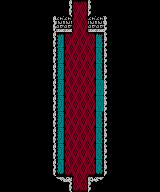

This game map was drawn from its Tiled (.tmx) file and the tilesets committed beside it. A one-line description and the full map source follow:
An orthogonal 20x12 tile map with 8x16 px tiles, 1 tile layer (Tile Layer 1), 4 tilesets.

<map version="1.10" tiledversion="1.11.2" orientation="orthogonal" renderorder="right-down" width="20" height="12" tilewidth="8" tileheight="16" infinite="0" nextlayerid="2" nextobjectid="1">
 <tileset firstgid="1" name="castle_stone" tilewidth="8" tileheight="16" tilecount="20" columns="20">
  <image source="../gfx/tiles/castle_stone.png" width="160" height="16" />
 </tileset>
 <tileset firstgid="21" name="castle_tile" tilewidth="8" tileheight="16" tilecount="15" columns="15">
  <image source="../gfx/tiles/castle_tile.png" width="120" height="16" />
 </tileset>
 <tileset firstgid="36" name="castle_carpet" tilewidth="8" tileheight="16" tilecount="11" columns="11">
  <image source="../gfx/tiles/castle_carpet.png" width="88" height="16" />
 </tileset>
 <tileset firstgid="47" name="castle_tables" tilewidth="8" tileheight="16" tilecount="16" columns="16">
  <image source="../gfx/tiles/castle_tables.png" width="128" height="16" />
 </tileset>
 <layer id="1" name="Tile Layer 1" width="20" height="12">
  <data>
   <tile gid="9" />
   <tile gid="9" />
   <tile gid="9" />
   <tile gid="9" />
   <tile gid="9" />
   <tile gid="9" />
   <tile gid="9" />
   <tile gid="9" />
   <tile gid="4" />
   <tile gid="37" />
   <tile gid="39" />
   <tile gid="5" />
   <tile gid="9" />
   <tile gid="9" />
   <tile gid="9" />
   <tile gid="9" />
   <tile gid="9" />
   <tile gid="9" />
   <tile gid="9" />
   <tile gid="9" />
   <tile gid="9" />
   <tile gid="9" />
   <tile gid="9" />
   <tile gid="9" />
   <tile gid="9" />
   <tile gid="9" />
   <tile gid="4" />
   <tile gid="1" />
   <tile gid="1" />
   <tile gid="40" />
   <tile gid="41" />
   <tile gid="1" />
   <tile gid="1" />
   <tile gid="5" />
   <tile gid="9" />
   <tile gid="9" />
   <tile gid="9" />
   <tile gid="9" />
   <tile gid="9" />
   <tile gid="9" />
   <tile gid="9" />
   <tile gid="9" />
   <tile gid="9" />
   <tile gid="9" />
   <tile gid="9" />
   <tile gid="9" />
   <tile gid="4" />
   <tile gid="22" />
   <tile gid="37" />
   <tile gid="36" />
   <tile gid="36" />
   <tile gid="39" />
   <tile gid="24" />
   <tile gid="5" />
   <tile gid="9" />
   <tile gid="9" />
   <tile gid="9" />
   <tile gid="9" />
   <tile gid="9" />
   <tile gid="9" />
   <tile gid="9" />
   <tile gid="9" />
   <tile gid="9" />
   <tile gid="9" />
   <tile gid="9" />
   <tile gid="9" />
   <tile gid="4" />
   <tile gid="25" />
   <tile gid="40" />
   <tile gid="36" />
   <tile gid="36" />
   <tile gid="41" />
   <tile gid="26" />
   <tile gid="5" />
   <tile gid="9" />
   <tile gid="9" />
   <tile gid="9" />
   <tile gid="9" />
   <tile gid="9" />
   <tile gid="9" />
   <tile gid="9" />
   <tile gid="9" />
   <tile gid="9" />
   <tile gid="9" />
   <tile gid="9" />
   <tile gid="9" />
   <tile gid="4" />
   <tile gid="25" />
   <tile gid="40" />
   <tile gid="36" />
   <tile gid="36" />
   <tile gid="41" />
   <tile gid="26" />
   <tile gid="5" />
   <tile gid="55" />
   <tile gid="55" />
   <tile gid="55" />
   <tile gid="55" />
   <tile gid="55" />
   <tile gid="55" />
   <tile gid="9" />
   <tile gid="9" />
   <tile gid="9" />
   <tile gid="9" />
   <tile gid="9" />
   <tile gid="9" />
   <tile gid="4" />
   <tile gid="25" />
   <tile gid="40" />
   <tile gid="36" />
   <tile gid="36" />
   <tile gid="41" />
   <tile gid="21" />
   <tile gid="5" />
   <tile gid="9" />
   <tile gid="9" />
   <tile gid="9" />
   <tile gid="9" />
   <tile gid="9" />
   <tile gid="9" />
   <tile gid="9" />
   <tile gid="9" />
   <tile gid="9" />
   <tile gid="9" />
   <tile gid="9" />
   <tile gid="9" />
   <tile gid="4" />
   <tile gid="25" />
   <tile gid="40" />
   <tile gid="36" />
   <tile gid="36" />
   <tile gid="41" />
   <tile gid="21" />
   <tile gid="5" />
   <tile gid="9" />
   <tile gid="9" />
   <tile gid="9" />
   <tile gid="9" />
   <tile gid="9" />
   <tile gid="9" />
   <tile gid="9" />
   <tile gid="9" />
   <tile gid="9" />
   <tile gid="9" />
   <tile gid="9" />
   <tile gid="9" />
   <tile gid="4" />
   <tile gid="25" />
   <tile gid="40" />
   <tile gid="36" />
   <tile gid="36" />
   <tile gid="41" />
   <tile gid="26" />
   <tile gid="5" />
   <tile gid="55" />
   <tile gid="55" />
   <tile gid="55" />
   <tile gid="55" />
   <tile gid="55" />
   <tile gid="55" />
   <tile gid="9" />
   <tile gid="9" />
   <tile gid="9" />
   <tile gid="9" />
   <tile gid="9" />
   <tile gid="9" />
   <tile gid="4" />
   <tile gid="25" />
   <tile gid="40" />
   <tile gid="36" />
   <tile gid="36" />
   <tile gid="41" />
   <tile gid="26" />
   <tile gid="5" />
   <tile gid="9" />
   <tile gid="9" />
   <tile gid="9" />
   <tile gid="9" />
   <tile gid="9" />
   <tile gid="9" />
   <tile gid="9" />
   <tile gid="9" />
   <tile gid="9" />
   <tile gid="9" />
   <tile gid="9" />
   <tile gid="9" />
   <tile gid="4" />
   <tile gid="25" />
   <tile gid="40" />
   <tile gid="36" />
   <tile gid="36" />
   <tile gid="41" />
   <tile gid="26" />
   <tile gid="5" />
   <tile gid="9" />
   <tile gid="9" />
   <tile gid="9" />
   <tile gid="9" />
   <tile gid="9" />
   <tile gid="9" />
   <tile gid="9" />
   <tile gid="9" />
   <tile gid="9" />
   <tile gid="9" />
   <tile gid="9" />
   <tile gid="9" />
   <tile gid="4" />
   <tile gid="27" />
   <tile gid="42" />
   <tile gid="36" />
   <tile gid="36" />
   <tile gid="44" />
   <tile gid="29" />
   <tile gid="5" />
   <tile gid="9" />
   <tile gid="9" />
   <tile gid="9" />
   <tile gid="9" />
   <tile gid="9" />
   <tile gid="9" />
   <tile gid="9" />
   <tile gid="9" />
   <tile gid="9" />
   <tile gid="9" />
   <tile gid="9" />
   <tile gid="9" />
   <tile gid="9" />
   <tile gid="10" />
   <tile gid="8" />
   <tile gid="42" />
   <tile gid="44" />
   <tile gid="6" />
   <tile gid="11" />
   <tile gid="9" />
   <tile gid="9" />
   <tile gid="9" />
   <tile gid="9" />
   <tile gid="9" />
   <tile gid="9" />
   <tile gid="9" />
  </data>
 </layer>
</map>
